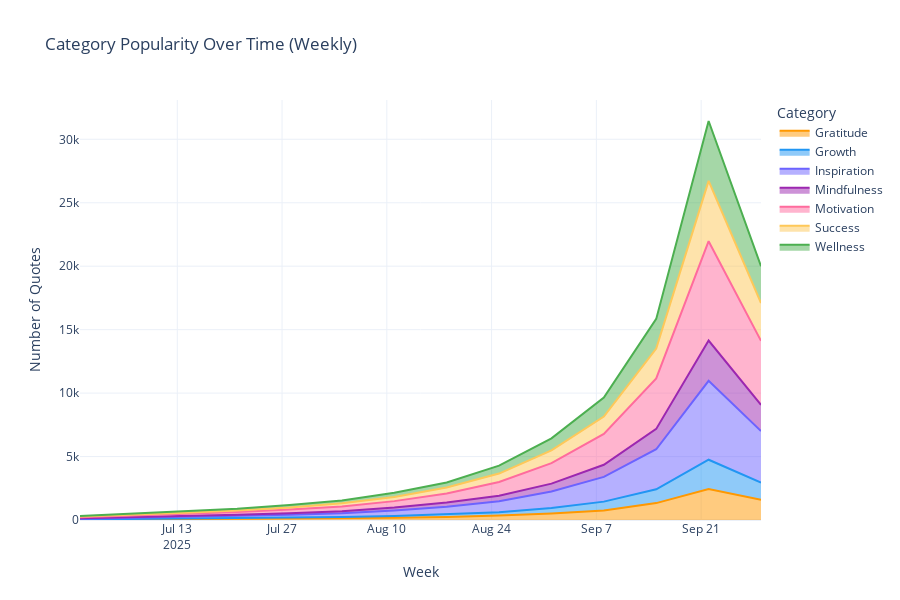

Notebook code cell kept with this figure:
### Markdown cell above
## 9. Visualization 7: Category Popularity Over Time

**Insight Focus**: Trending categories throughout the period.

### Code cell
# Weekly category trends
quotes_df['week_start'] = quotes_df['timestamp'].dt.to_period('W').dt.start_time
weekly_category = quotes_df.groupby(['week_start', 'category']).size().reset_index(name='count')

# Create area chart
fig = px.area(
    weekly_category,
    x='week_start',
    y='count',
    color='category',
    color_discrete_map=CATEGORY_COLORS,
    labels={
        'week_start': 'Week',
        'count': 'Number of Quotes',
        'category': 'Category'
    },
    title='Category Popularity Over Time (Weekly)',
    height=600
)

fig.update_layout(template='plotly_white', hovermode='x unified')
fig.show()

# Calculate growth rates
print("\nCategory Growth (First Week vs Last Week):")
first_week = weekly_category[weekly_category['week_start'] == weekly_category['week_start'].min()]
last_week = weekly_category[weekly_category['week_start'] == weekly_category['week_start'].max()]

for category in CATEGORY_COLORS.keys():
    first_count = first_week[first_week['category'] == category]['count'].values
    last_count = last_week[last_week['category'] == category]['count'].values
    
    if len(first_count) > 0 and len(last_count) > 0:
        growth = ((last_count[0] - first_count[0]) / first_count[0]) * 100
        print(f"  {category:15s}: {growth:+6.1f}%")

### Figure 1 — Plotly figure (JSON) as saved in the notebook; plotly's stock layout.template omitted (floating-point values rounded to 4 significant figures)
{"data": [{"fillpattern": {"shape": ""}, "hovertemplate": "Category=Gratitude<br>Week=%{x}<br>Number of Quotes=%{y}<extra></extra>", "legendgroup": "Gratitude", "line": {"color": "#FF9800"}, "marker": {"symbol": "circle"}, "mode": "lines", "name": "Gratitude", "orientation": "v", "showlegend": true, "stackgroup": "1", "type": "scatter", "x": ["2025-06-30T00:00:00.000000000", "2025-07-07T00:00:00.000000000", "2025-07-14T00:00:00.000000000", "2025-07-21T00:00:00.000000000", "2025-07-28T00:00:00.000000000", "2025-08-04T00:00:00.000000000", "2025-08-11T00:00:00.000000000", "2025-08-18T00:00:00.000000000", "2025-08-25T00:00:00.000000000", "2025-09-01T00:00:00.000000000", "2025-09-08T00:00:00.000000000", "2025-09-15T00:00:00.000000000", "2025-09-22T00:00:00.000000000", "2025-09-29T00:00:00.000000000"], "xaxis": "x", "y": [22, 47, 43, 62, 99, 124, 178, 245, 354, 522, 749, 1332, 2448, 1597], "yaxis": "y"}, {"fillpattern": {"shape": ""}, "hovertemplate": "Category=Growth<br>Week=%{x}<br>Number of Quotes=%{y}<extra></extra>", "legendgroup": "Growth", "line": {"color": "#2196F3"}, "marker": {"symbol": "circle"}, "mode": "lines", "name": "Growth", "orientation": "v", "showlegend": true, "stackgroup": "1", "type": "scatter", "x": ["2025-06-30T00:00:00.000000000", "2025-07-07T00:00:00.000000000", "2025-07-14T00:00:00.000000000", "2025-07-21T00:00:00.000000000", "2025-07-28T00:00:00.000000000", "2025-08-04T00:00:00.000000000", "2025-08-11T00:00:00.000000000", "2025-08-18T00:00:00.000000000", "2025-08-25T00:00:00.000000000", "2025-09-01T00:00:00.000000000", "2025-09-08T00:00:00.000000000", "2025-09-15T00:00:00.000000000", "2025-09-22T00:00:00.000000000", "2025-09-29T00:00:00.000000000"], "xaxis": "x", "y": [23, 28, 42, 61, 88, 110, 144, 203, 260, 427, 699, 1090, 2301, 1358], "yaxis": "y"}, {"fillpattern": {"shape": ""}, "hovertemplate": "Category=Inspiration<br>Week=%{x}<br>Number of Quotes=%{y}<extra></extra>", "legendgroup": "Inspiration", "line": {"color": "#6C63FF"}, "marker": {"symbol": "circle"}, "mode": "lines", "name": "Inspiration", "orientation": "v", "showlegend": true, "stackgroup": "1", "type": "scatter", "x": ["2025-06-30T00:00:00.000000000", "2025-07-07T00:00:00.000000000", "2025-07-14T00:00:00.000000000", "2025-07-21T00:00:00.000000000", "2025-07-28T00:00:00.000000000", "2025-08-04T00:00:00.000000000", "2025-08-11T00:00:00.000000000", "2025-08-18T00:00:00.000000000", "2025-08-25T00:00:00.000000000", "2025-09-01T00:00:00.000000000", "2025-09-08T00:00:00.000000000", "2025-09-15T00:00:00.000000000", "2025-09-22T00:00:00.000000000", "2025-09-29T00:00:00.000000000"], "xaxis": "x", "y": [57, 96, 143, 199, 229, 303, 428, 599, 867, 1301, 1953, 3154, 6220, 4054], "yaxis": "y"}, {"fillpattern": {"shape": ""}, "hovertemplate": "Category=Mindfulness<br>Week=%{x}<br>Number of Quotes=%{y}<extra></extra>", "legendgroup": "Mindfulness", "line": {"color": "#9C27B0"}, "marker": {"symbol": "circle"}, "mode": "lines", "name": "Mindfulness", "orientation": "v", "showlegend": true, "stackgroup": "1", "type": "scatter", "x": ["2025-06-30T00:00:00.000000000", "2025-07-07T00:00:00.000000000", "2025-07-14T00:00:00.000000000", "2025-07-21T00:00:00.000000000", "2025-07-28T00:00:00.000000000", "2025-08-04T00:00:00.000000000", "2025-08-11T00:00:00.000000000", "2025-08-18T00:00:00.000000000", "2025-08-25T00:00:00.000000000", "2025-09-01T00:00:00.000000000", "2025-09-08T00:00:00.000000000", "2025-09-15T00:00:00.000000000", "2025-09-22T00:00:00.000000000", "2025-09-29T00:00:00.000000000"], "xaxis": "x", "y": [32, 47, 72, 96, 123, 147, 226, 325, 425, 618, 951, 1604, 3168, 2062], "yaxis": "y"}, {"fillpattern": {"shape": ""}, "hovertemplate": "Category=Motivation<br>Week=%{x}<br>Number of Quotes=%{y}<extra></extra>", "legendgroup": "Motivation", "line": {"color": "#FF6B9D"}, "marker": {"symbol": "circle"}, "mode": "lines", "name": "Motivation", "orientation": "v", "showlegend": true, "stackgroup": "1", "type": "scatter", "x": ["2025-06-30T00:00:00.000000000", "2025-07-07T00:00:00.000000000", "2025-07-14T00:00:00.000000000", "2025-07-21T00:00:00.000000000", "2025-07-28T00:00:00.000000000", "2025-08-04T00:00:00.000000000", "2025-08-11T00:00:00.000000000", "2025-08-18T00:00:00.000000000", "2025-08-25T00:00:00.000000000", "2025-09-01T00:00:00.000000000", "2025-09-08T00:00:00.000000000", "2025-09-15T00:00:00.000000000", "2025-09-22T00:00:00.000000000", "2025-09-29T00:00:00.000000000"], "xaxis": "x", "y": [79, 121, 167, 209, 295, 389, 512, 718, 1088, 1617, 2427, 3976, 7835, 5045], "yaxis": "y"}, {"fillpattern": {"shape": ""}, "hovertemplate": "Category=Success<br>Week=%{x}<br>Number of Quotes=%{y}<extra></extra>", "legendgroup": "Success", "line": {"color": "#FEC859"}, "marker": {"symbol": "circle"}, "mode": "lines", "name": "Success", "orientation": "v", "showlegend": true, "stackgroup": "1", "type": "scatter", "x": ["2025-06-30T00:00:00.000000000", "2025-07-07T00:00:00.000000000", "2025-07-14T00:00:00.000000000", "2025-07-21T00:00:00.000000000", "2025-07-28T00:00:00.000000000", "2025-08-04T00:00:00.000000000", "2025-08-11T00:00:00.000000000", "2025-08-18T00:00:00.000000000", "2025-08-25T00:00:00.000000000", "2025-09-01T00:00:00.000000000", "2025-09-08T00:00:00.000000000", "2025-09-15T00:00:00.000000000", "2025-09-22T00:00:00.000000000", "2025-09-29T00:00:00.000000000"], "xaxis": "x", "y": [59, 71, 107, 124, 158, 255, 333, 465, 664, 996, 1377, 2353, 4755, 2976], "yaxis": "y"}, {"fillpattern": {"shape": ""}, "hovertemplate": "Category=Wellness<br>Week=%{x}<br>Number of Quotes=%{y}<extra></extra>", "legendgroup": "Wellness", "line": {"color": "#4CAF50"}, "marker": {"symbol": "circle"}, "mode": "lines", "name": "Wellness", "orientation": "v", "showlegend": true, "stackgroup": "1", "type": "scatter", "x": ["2025-06-30T00:00:00.000000000", "2025-07-07T00:00:00.000000000", "2025-07-14T00:00:00.000000000", "2025-07-21T00:00:00.000000000", "2025-07-28T00:00:00.000000000", "2025-08-04T00:00:00.000000000", "2025-08-11T00:00:00.000000000", "2025-08-18T00:00:00.000000000", "2025-08-25T00:00:00.000000000", "2025-09-01T00:00:00.000000000", "2025-09-08T00:00:00.000000000", "2025-09-15T00:00:00.000000000", "2025-09-22T00:00:00.000000000", "2025-09-29T00:00:00.000000000"], "xaxis": "x", "y": [48, 79, 110, 132, 186, 216, 325, 405, 626, 958, 1489, 2338, 4716, 2905], "yaxis": "y"}], "layout": {"height": 600, "hovermode": "x unified", "legend": {"title": {"text": "Category"}, "tracegroupgap": 0}, "title": {"text": "Category Popularity Over Time (Weekly)"}, "xaxis": {"anchor": "y", "domain": [0, 1], "title": {"text": "Week"}}, "yaxis": {"anchor": "x", "domain": [0, 1], "title": {"text": "Number of Quotes"}}}}
